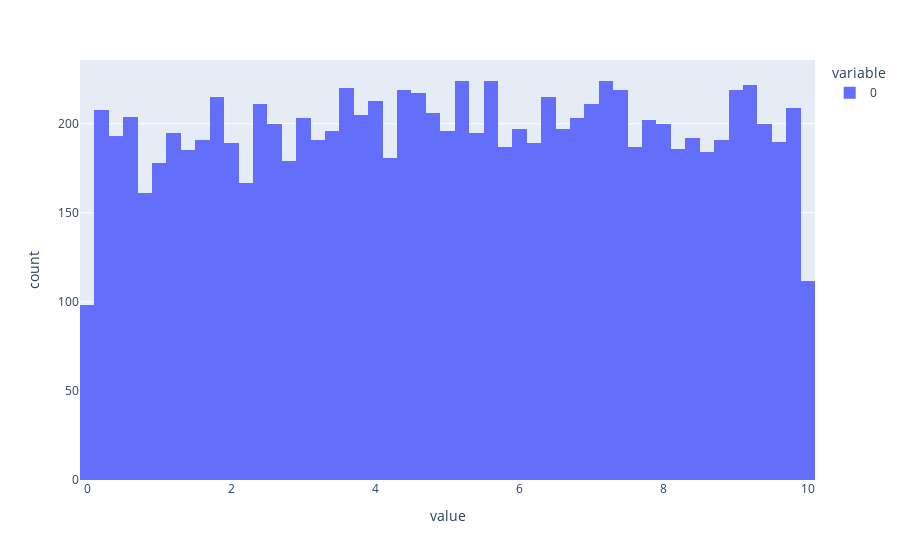

The notebook cell saved with this chart:
### Code cell
#pip install --upgrade nbformat
#pip install pandas

import plotly.express as px

px.histogram(uniform_values)

### Figure 1 — Plotly figure (JSON) as saved in the notebook; plotly's stock layout.template omitted (floating-point values rounded to 4 significant figures; data arrays with more than 128 entries replaced by an {"elided": "..."} marker saying what was removed)
{"data": [{"alignmentgroup": "True", "bingroup": "x", "hovertemplate": "variable=0<br>value=%{x}<br>count=%{y}<extra></extra>", "legendgroup": "0", "marker": {"color": "#636efa", "pattern": {"shape": ""}}, "name": "0", "offsetgroup": "0", "orientation": "v", "showlegend": true, "type": "histogram", "x": {"elided": "10000 float values"}, "xaxis": "x", "yaxis": "y"}], "layout": {"barmode": "relative", "legend": {"title": {"text": "variable"}, "tracegroupgap": 0}, "margin": {"t": 60}, "xaxis": {"anchor": "y", "domain": [0, 1], "title": {"text": "value"}}, "yaxis": {"anchor": "x", "domain": [0, 1], "title": {"text": "count"}}}}
